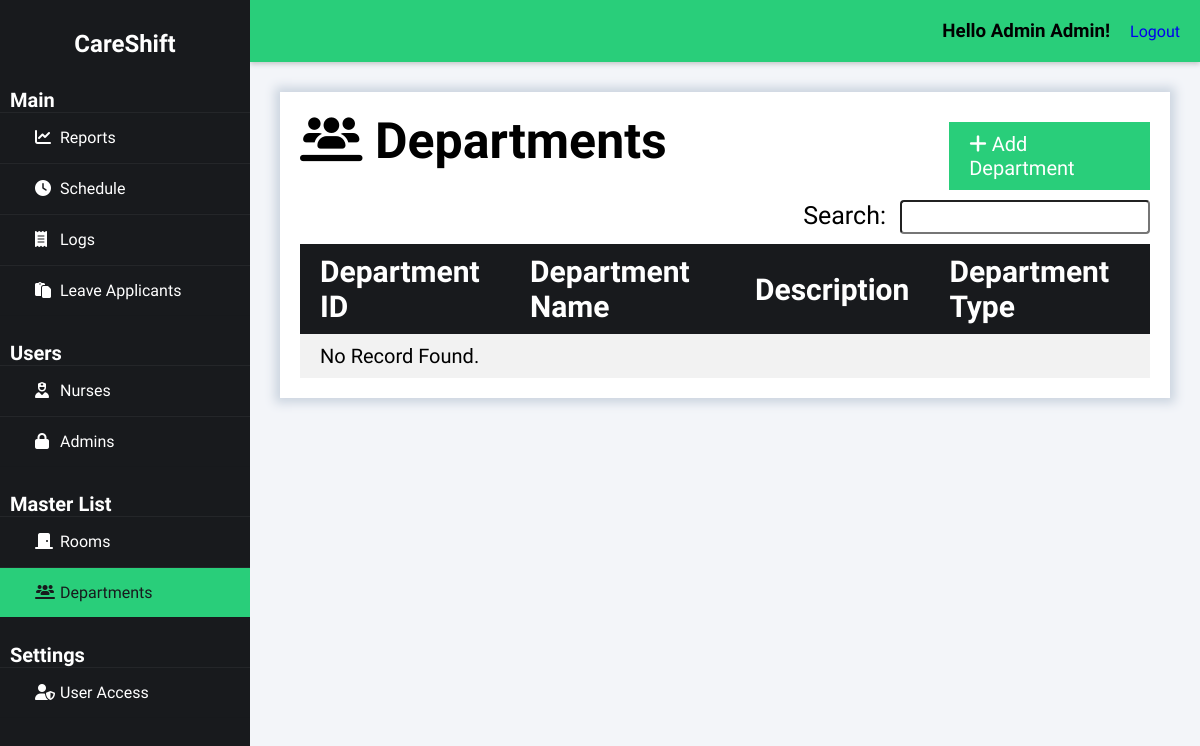
/index.php?page=departments (signed in), run on an earlier commit of the app's database.
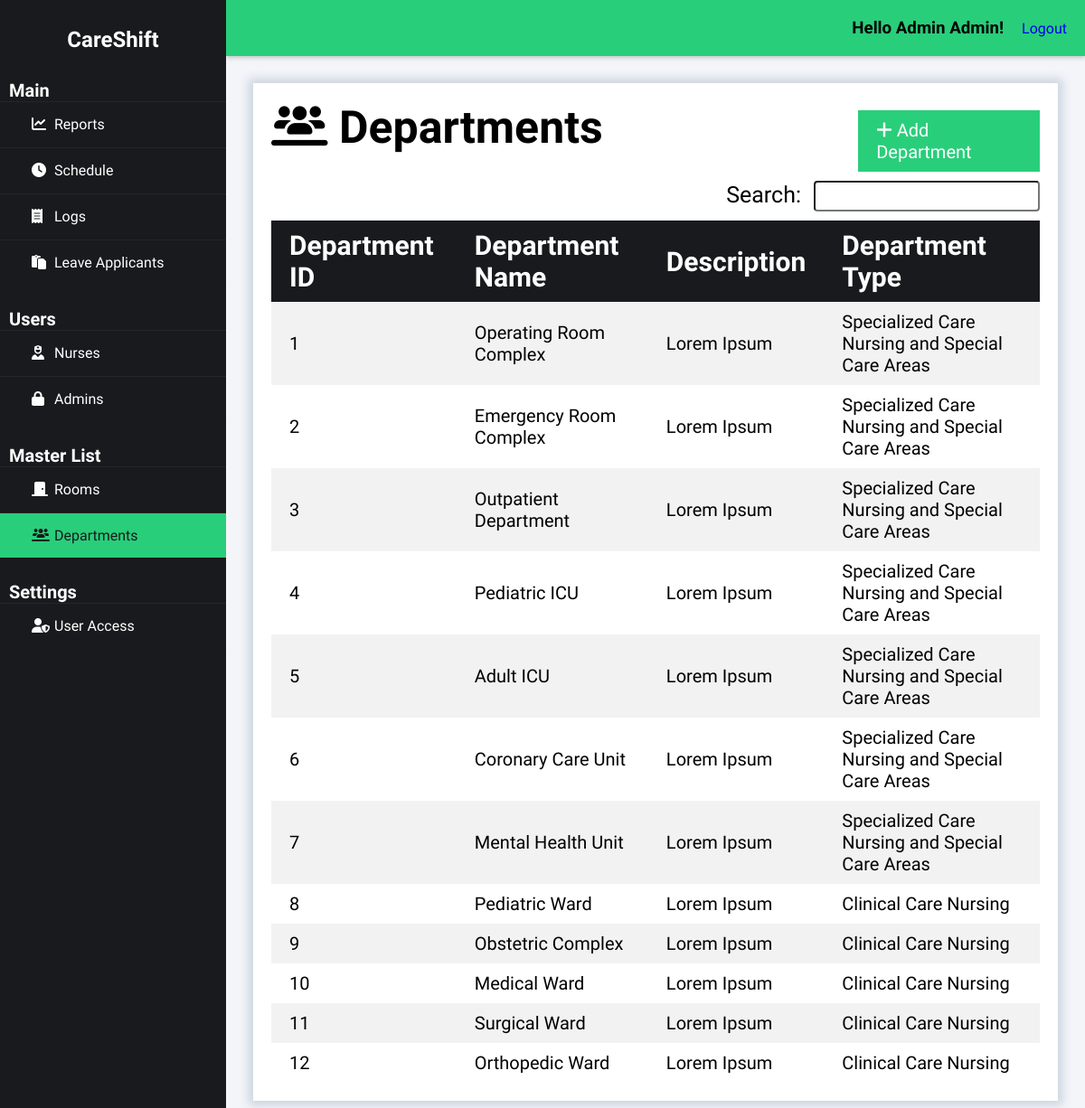
And on a later commit of the database.
### tables this page shows
CREATE TABLE `department` (
  `department_id` int(50) NOT NULL auto_increment,
  `department_name` varchar(50) NOT NULL,
  `department_desc` varchar(255) NOT NULL,
  `dept_type_id` int(50) NOT NULL,
  PRIMARY KEY  (`department_id`),
  KEY (`dept_type_id`)
);

CREATE TABLE `dept_type` (
  `dept_type_id` int(50) NOT NULL auto_increment,
  `dept_type_name` varchar(50) NOT NULL,
  `dept_type_desc` varchar(255) NOT NULL,
  PRIMARY KEY  (`dept_type_id`)
);

### class/class.departments.php (called while the page is built, shortened)
<?php
class Departments{
	private $DB_SERVER='localhost';
	private $DB_USERNAME='root';
	private $DB_PASSWORD='';
	private $DB_DATABASE='db_careshift';
	private $conn;
	public function __construct(){
		$this->conn = new PDO("mysql:host=".$this->DB_SERVER.";dbname=".$this->DB_DATABASE,$this->DB_USERNAME,$this->DB_PASSWORD);
	}
	public function list_department(){
		$sql="SELECT * FROM department";
		$q = $this->conn->query($sql) or die("failed!");
		while($r = $q->fetch(PDO::FETCH_ASSOC)){
		$data[]=$r;
		}
		if(empty($data)){
		   return false;
		}else{
			return $data;
		}
	}
	function get_department_dept_type_name($id){
		$sql="SELECT dept_type_name FROM dept_type INNER JOIN department WHERE department.dept_type_id = dept_type.dept_type_id AND department_id = :id";
		$q = $this->conn->prepare($sql);
		$q->execute(['id' => $id]);
		$dept_type_name = $q->fetchColumn();
		return $dept_type_name;
	}
}
?>

### departments-module/records.php (the view)
<div class="heading">
    <h1><i class="fas fa-solid fa-users-line"></i>&nbspDepartments</h1>
    <a href="index.php?page=departments&subpage=add" class="right_button"><i class="fa fa-plus"></i>&nbspAdd Department</a>
</div>
<span class="right">
    <div class="search_bar">
        <label for="search">Search:</label>
        <input type="text" id="search" class="search" name="search" onkeyup="filterTable()">
    </div>
</span>
<table id="tablerecords">
    <thead>
        <tr>
            <th>Department ID</th>
            <th>Department Name</th>
            <th>Description</th>
            <th>Department Type</th>
        </tr>
    </thead>
    <tbody>
        <?php
        if ($departments->list_department() != false) {
            foreach ($departments->list_department() as $value) {
                extract($value);
                $row_url = "index.php?page=departments&subpage=profile&id=" . $department_id;
                ?>
                <tr onclick="location.href='<?php echo $row_url; ?>'" style="cursor: pointer;">
                    <td><?php echo $department_id; ?></td>
                    <td><?php echo $department_name; ?></td>
                    <td><?php echo $department_desc; ?></td>
                    <td><?php echo $departments->get_department_dept_type_name($department_id); ?></td>
                </tr>
                <?php
            }
        } else {
            ?>
            <tr>
                <td colspan="5">No Record Found.</td>
            </tr>
        <?php
        }
        ?>
    </tbody>
</table>

What changed in the data, as far as the page shows it:
added department: department_id "1", department_name "Operating Room Complex", department_desc "Lorem Ipsum", department_id.dept_type_name "Specialized Care Nursing and Special Care Areas"
added department: department_id "2", department_name "Emergency Room Complex", department_desc "Lorem Ipsum", department_id.dept_type_name "Specialized Care Nursing and Special Care Areas"
added department: department_id "3", department_name "Outpatient Department", department_desc "Lorem Ipsum", department_id.dept_type_name "Specialized Care Nursing and Special Care Areas"
added department: department_id "4", department_name "Pediatric ICU", department_desc "Lorem Ipsum", department_id.dept_type_name "Specialized Care Nursing and Special Care Areas"
added department: department_id "5", department_name "Adult ICU", department_desc "Lorem Ipsum", department_id.dept_type_name "Specialized Care Nursing and Special Care Areas"
added department: department_id "6", department_name "Coronary Care Unit", department_desc "Lorem Ipsum", department_id.dept_type_name "Specialized Care Nursing and Special Care Areas"
added department: department_id "7", department_name "Mental Health Unit", department_desc "Lorem Ipsum", department_id.dept_type_name "Specialized Care Nursing and Special Care Areas"
added department: department_id "8", department_name "Pediatric Ward", department_desc "Lorem Ipsum", department_id.dept_type_name "Clinical Care Nursing"
added department: department_id "9", department_name "Obstetric Complex", department_desc "Lorem Ipsum", department_id.dept_type_name "Clinical Care Nursing"
added department: department_id "10", department_name "Medical Ward", department_desc "Lorem Ipsum", department_id.dept_type_name "Clinical Care Nursing"
added department: department_id "11", department_name "Surgical Ward", department_desc "Lorem Ipsum", department_id.dept_type_name "Clinical Care Nursing"
added department: department_id "12", department_name "Orthopedic Ward", department_desc "Lorem Ipsum", department_id.dept_type_name "Clinical Care Nursing"
Also different on the page:
text no longer shown: "No Record Found."
